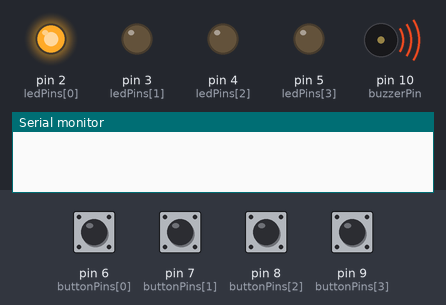
The sketch below on a simulated Arduino Uno, built with avr-gcc and run on an emulated ATmega328P. Shown: output pins drawn as LEDs (lit = HIGH), buzzer (waves = sounding), the last lines printed to the serial monitor. The test bench sets the inputs (shaded band); at power-on: pin 6 (buttonPins[0]), pin 7 (buttonPins[1]), pin 8 (buttonPins[2]), pin 9 (buttonPins[3]) HIGH. Random numbers use the default seed unless the sketch sets one.

Above: at 0.91 s.
2.8 s: pin 6 (buttonPins[0]) pulled LOW for 1 s
At 4.11 s:
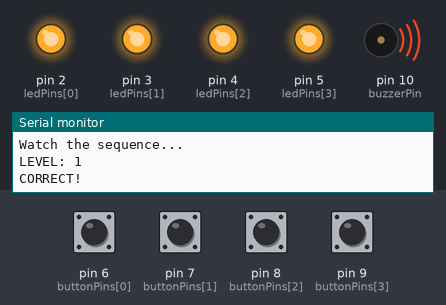
At 5.5 s:
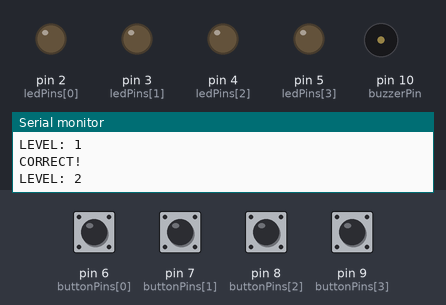
Timing chart, 0 to 8.8 s (numbered marks = the images above; inputs shaded):
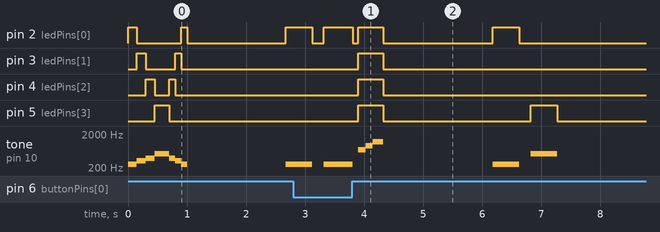

Measured:
- after the input at 2.8 s, pin 3 (ledPins[1]), pin 4 (ledPins[2]): LOW → HIGH after 1.1 s, → LOW 0.42 s later; pin 5 (ledPins[3]): alternates HIGH for 0.44 s and LOW for 2.5 s, 4 changes in all, then stays LOW, starting after 1.1 s
- by itself, tone on pin 10 (buzzerPin): plays 262 Hz for 0.49 s, 700 Hz for 0.12 s, 900 Hz for 0.12 s, 1200 Hz for 0.18 s, 262 Hz for 0.45 s, 523 Hz for 0.45 s

The sketch:

Simon_Says_Memory_Game.ino
```cpp
/*
  ============================================================
              SIMON SAYS MEMORY GAME
                 Arduino UNO R4 WiFi
  ============================================================

  LEDs:
    LED 1 -> D2
    LED 2 -> D3
    LED 3 -> D4
    LED 4 -> D5

  Buttons:
    Button 1 -> D6
    Button 2 -> D7
    Button 3 -> D8
    Button 4 -> D9

  Buzzer:
    Signal -> D10
    VCC    -> 5V
    GND    -> GND

  Buttons use INPUT_PULLUP:
    Released = HIGH
    Pressed  = LOW
  ============================================================
*/


// -------------------- PIN CONFIGURATION --------------------

const int ledPins[4] = {2, 3, 4, 5};
const int buttonPins[4] = {6, 7, 8, 9};

const int buzzerPin = 10;


// -------------------- SOUND CONFIGURATION --------------------

const int notes[4] = {
  262,    // C4
  330,    // E4
  392,    // G4
  523     // C5
};


// -------------------- GAME CONFIGURATION --------------------

const int MAX_LEVEL = 50;

int gameSequence[MAX_LEVEL];

int currentLevel = 1;


// ============================================================
//                         SETUP
// ============================================================

void setup() {

  Serial.begin(9600);

  // Configure LEDs and buttons
  for (int i = 0; i < 4; i++) {

    pinMode(ledPins[i], OUTPUT);

    // Internal pull-up resistor used for buttons
    pinMode(buttonPins[i], INPUT_PULLUP);
  }

  pinMode(buzzerPin, OUTPUT);


  // Generate different random sequences after restart
  randomSeed(analogRead(A0));


  // Startup animation
  startupAnimation();


  // Generate first element of the game
  gameSequence[0] = random(0, 4);


  Serial.println();
  Serial.println("==============================");
  Serial.println("   SIMON SAYS MEMORY GAME");
  Serial.println("==============================");
  Serial.println();
  Serial.println("Watch the sequence...");
}


// ============================================================
//                       MAIN GAME LOOP
// ============================================================

void loop() {

  Serial.println();
  Serial.print("LEVEL: ");
  Serial.println(currentLevel);

  delay(800);


  // Simon displays the sequence
  showSequence();


  // Player repeats the sequence
  bool playerCorrect = getPlayerInput();


  // ---------------- CORRECT ----------------

  if (playerCorrect) {

    Serial.println("CORRECT!");

    successAnimation();

    delay(500);


    // Add a new random step
    if (currentLevel < MAX_LEVEL) {

      gameSequence[currentLevel] = random(0, 4);

      currentLevel++;
    }

    else {

      victoryAnimation();

      resetGame();
    }
  }


  // ---------------- WRONG ----------------

  else {

    gameOver();

    resetGame();
  }
}


// ============================================================
//                    DISPLAY GAME SEQUENCE
// ============================================================

void showSequence() {

  // Small pause before sequence starts
  delay(300);


  for (int i = 0; i < currentLevel; i++) {

    int selectedLED = gameSequence[i];


    // Turn LED on
    digitalWrite(ledPins[selectedLED], HIGH);


    // Play corresponding note
    tone(buzzerPin, notes[selectedLED]);


    delay(450);


    // Turn LED and sound off
    digitalWrite(ledPins[selectedLED], LOW);

    noTone(buzzerPin);


    delay(200);
  }
}


// ============================================================
//                      PLAYER INPUT
// ============================================================

bool getPlayerInput() {

  for (int position = 0; position < currentLevel; position++) {

    int pressedButton = waitForButton();


    // Check whether player's button matches Simon's sequence
    if (pressedButton != gameSequence[position]) {

      return false;
    }
  }


  return true;
}


// ============================================================
//                    WAIT FOR BUTTON PRESS
// ============================================================

int waitForButton() {

  while (true) {

    for (int i = 0; i < 4; i++) {

      // INPUT_PULLUP means LOW = pressed
      if (digitalRead(buttonPins[i]) == LOW) {


        // Give immediate visual feedback
        digitalWrite(ledPins[i], HIGH);


        // Give sound feedback
        tone(buzzerPin, notes[i]);


        // Wait until player releases button
        while (digitalRead(buttonPins[i]) == LOW) {

          delay(5);
        }


        // Turn feedback off
        digitalWrite(ledPins[i], LOW);

        noTone(buzzerPin);


        // Simple debounce delay
        delay(100);


        return i;
      }
    }
  }
}


// ============================================================
//                     STARTUP ANIMATION
// ============================================================

void startupAnimation() {

  // Run forward
  for (int i = 0; i < 4; i++) {

    digitalWrite(ledPins[i], HIGH);

    tone(buzzerPin, notes[i]);

    delay(150);

    digitalWrite(ledPins[i], LOW);

    noTone(buzzerPin);
  }


  // Run backwards
  for (int i = 3; i >= 0; i--) {

    digitalWrite(ledPins[i], HIGH);

    tone(buzzerPin, notes[i]);

    delay(100);

    digitalWrite(ledPins[i], LOW);

    noTone(buzzerPin);
  }


  delay(500);
}


// ============================================================
//                    SUCCESS ANIMATION
// ============================================================

void successAnimation() {

  // Turn all LEDs on
  setAllLEDs(HIGH);


  // Success sound
  tone(buzzerPin, 700);

  delay(120);


  tone(buzzerPin, 900);

  delay(120);


  tone(buzzerPin, 1200);

  delay(180);


  noTone(buzzerPin);


  // Turn all LEDs off
  setAllLEDs(LOW);


  delay(250);
}


// ============================================================
//                      GAME OVER
// ============================================================

void gameOver() {

  Serial.println();
  Serial.println("------------------------------");
  Serial.println("          GAME OVER!");
  Serial.println("------------------------------");

  Serial.print("FINAL SCORE: ");
  Serial.println(currentLevel - 1);

  Serial.println();


  // Flash all LEDs three times
  for (int flash = 0; flash < 3; flash++) {

    setAllLEDs(HIGH);

    tone(buzzerPin, 200);

    delay(200);


    setAllLEDs(LOW);

    noTone(buzzerPin);

    delay(150);
  }


  // Falling game-over sound
  tone(buzzerPin, 400);

  delay(200);


  tone(buzzerPin, 300);

  delay(200);


  tone(buzzerPin, 200);

  delay(400);


  noTone(buzzerPin);


  delay(1000);
}


// ============================================================
//                      VICTORY MODE
// ============================================================

void victoryAnimation() {

  Serial.println();
  Serial.println("******************************");
  Serial.println("       MAX LEVEL REACHED!");
  Serial.println("            YOU WIN!");
  Serial.println("******************************");


  for (int repeat = 0; repeat < 3; repeat++) {

    for (int i = 0; i < 4; i++) {

      digitalWrite(ledPins[i], HIGH);

      tone(buzzerPin, notes[i]);

      delay(100);

      digitalWrite(ledPins[i], LOW);
    }
  }


  tone(buzzerPin, 1000);

  delay(200);


  tone(buzzerPin, 1300);

  delay(200);


  tone(buzzerPin, 1600);

  delay(500);


  noTone(buzzerPin);


  setAllLEDs(LOW);

  delay(1500);
}


// ============================================================
//                       RESET GAME
// ============================================================

void resetGame() {

  Serial.println("Starting new game...");
  Serial.println();


  currentLevel = 1;


  // Generate a new starting sequence
  gameSequence[0] = random(0, 4);


  setAllLEDs(LOW);

  noTone(buzzerPin);


  delay(1000);
}


// ============================================================
//                   CONTROL ALL FOUR LEDs
// ============================================================

void setAllLEDs(bool state) {

  for (int i = 0; i < 4; i++) {

    digitalWrite(ledPins[i], state);
  }
}
```
